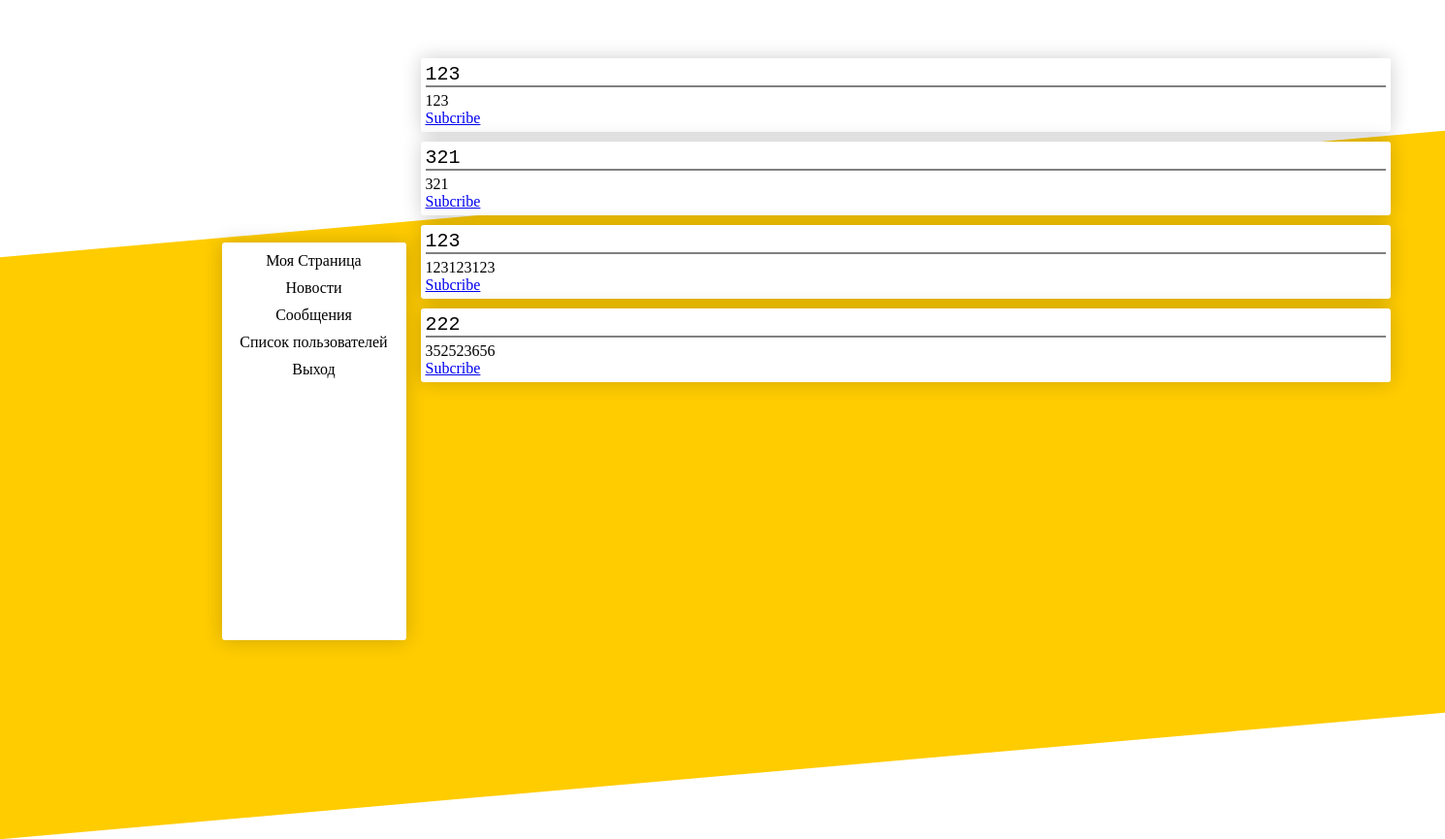
Before: /users/ (signed in) with the older database file.
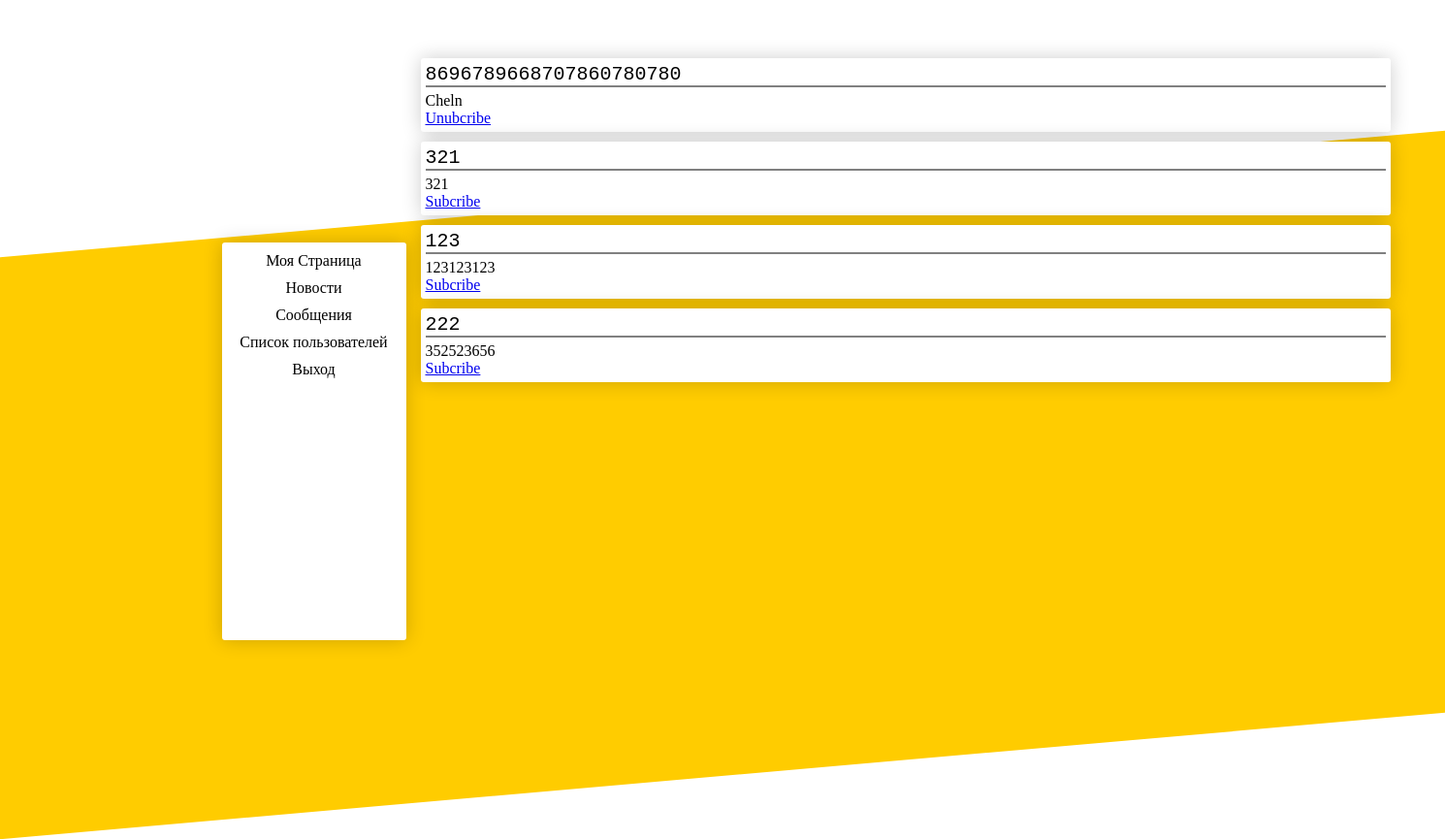
After: the same page with the newer database file.
### tables this page shows
CREATE TABLE users 
                            (id INTEGER PRIMARY KEY AUTOINCREMENT, 
                             user_name VARCHAR(50),
                             user_surname VARCHAR(50),
                             user_email VARCHAR(50),
                             password_hash VARCHAR(128),
                             user_type INTEGER
                             );

### index.py (the view)
@app.route('/users/')
def users():
    if user_status:
        user_list = user_model.get_all()
        subs = []
        for item in user_list:
            if feed_model.exists_feed(user_id, item[0]):
                subs.append(True)
            else:
                subs.append(False)
        return render_template('users.html', test="<h2>test</h2>", users=zip(user_list, subs))
    else:
        return redirect('/login')

### index.py (called while the page is built)
    def get_all(self):
        cursor = self.connection.cursor()
        cursor.execute("SELECT * FROM users")
        rows = cursor.fetchall()
        return rows

    def exists_feed(self, user_id, test_id):
        cursor = self.connection.cursor()
        cursor.execute("SELECT * FROM feed WHERE user_id = " + str(user_id) + " AND follow_id = " + str(test_id))
        row = cursor.fetchone()
        return True if row else False

### templates/users.html
{% extends "base.html" %}
{% block content %}
	<div class="ProfilePage">
		{% for item in users %}
			<div class="Post">
				<div class="PostTitle">{{ item[0][1] }}</div>
				<div class="PostContent">
					{{ item[0][2] }}
				</div>
			{% if item[1] %}
			  <div class="unsubsribe">
							<a href="/unsubsribe/{{ item[0][0] }}">Unubcribe</a>
						</div>
			{% else %}
					<div class="subsribe">
							<a href="/subsribe/{{ item[0][0] }}">Subcribe</a>
						</div>
			{% endif %}
			</div>
		{% endfor %}
	</div>
{% endblock %}

### templates/base.html (shortened to what this page needs)
<!doctype html>
<html lang="en">
    <head>
    </head>
    <body>
        <div class="transform"></div>
        <div class="page">
            <div class="lPage">
                {% if session['user_status'] %}
                    <div class="navigate">
                        <div class="navigate_button"
                             onclick="javascript:document.location.href='/profile/{{ session['id'] }}'">
                            Моя Страница
                        </div>
                        <div class="navigate_button"
                             onclick="javascript:document.location.href='/news'">
                            Новости
                        </div>
                        <div class="navigate_button"
                             onclick="javascript:document.location.href='/message/'">
                            Сообщения
                        </div>
                        <div class="navigate_button"
                             onclick="javascript:document.location.href='/users/'">
                            Список пользователей
                        </div>
                        <div class="navigate_button"
                             onclick="javascript:document.location.href='/logout'">
                            Выход
                        </div>
                    </div>
                {% endif %}
                {% block content %}{% endblock %}
            </div>
        </div>
    </body>
</html>

### templates/base.html (style rules this page uses)
body { font-family: "Times New Roman"; margin: 0; padding: 0; background: url("https://cdn-images-1.medium.com/max/1200/1*kFaSuc5rVdJ_fM2c_bHszQ.png") no-repeat; background-size: cover; }
.transform { position: absolute; top: 200px; width: 100%; min-width: 1300px; height: 600px; z-index: -1; background: #ffcc00; -webkit-transform: skewY(-5deg); -moz-transform: skewY(-5deg); transform: skewY(-5deg); }
.navigate { display: inline-block; position: absolute; top: 250px; height: 400px; width: 180px; background: white; padding: 5px; border-radius: 3px; z-index: 10; -webkit-box-shadow: 0 0 20px 0px rgba(0, 0, 0, 0.2); -moz-box-shadow: 0 0 20px 0px rgba(0, 0, 0, 0.2); box-shadow: 0 0 20px 0px rgba(0, 0, 0, 0.2); }
.navigate_button { cursor: pointer; width: 100%; padding: 5px 0 5px 0; border-radius: 3px; text-align: left; text-align-last: center; transition: .5s; }
.page { min-width: 1300px; margin-left: 15%; margin-right: 15%; }
.lPage, .ProfilePage, .r_page, .ProfileInfo, .User_ID, .ProfileContent, .PostCreate, .PostDelete, .Avatar { display: inline-block; }
.lPage { padding: 50px 5px 0 5px; }
.ProfilePage { margin-left: 200px; }
.Post { background: white; margin: 10px 5px 5px 5px; padding: 5px; border-radius: 3px; width: 990px; -webkit-box-shadow: 0 0 20px 0px rgba(0, 0, 0, 0.2); -moz-box-shadow: 0 0 20px 0px rgba(0, 0, 0, 0.2); box-shadow: 0 0 20px 0px rgba(0, 0, 0, 0.2); }
.PostTitle { font-size: 20px; font-family: 'Consolas', 'Deja Vu Sans Mono', 'Bitstream Vera Sans Mono', monospace; position: relative; border-bottom: 2px solid gray; margin-bottom: 5px; }

Changed rows visible on the page:
changed users: user_name "123" → "8696789668707860780780"; user_surname "123" → "Cheln"; text "Subcribe" → "Unubcribe"
